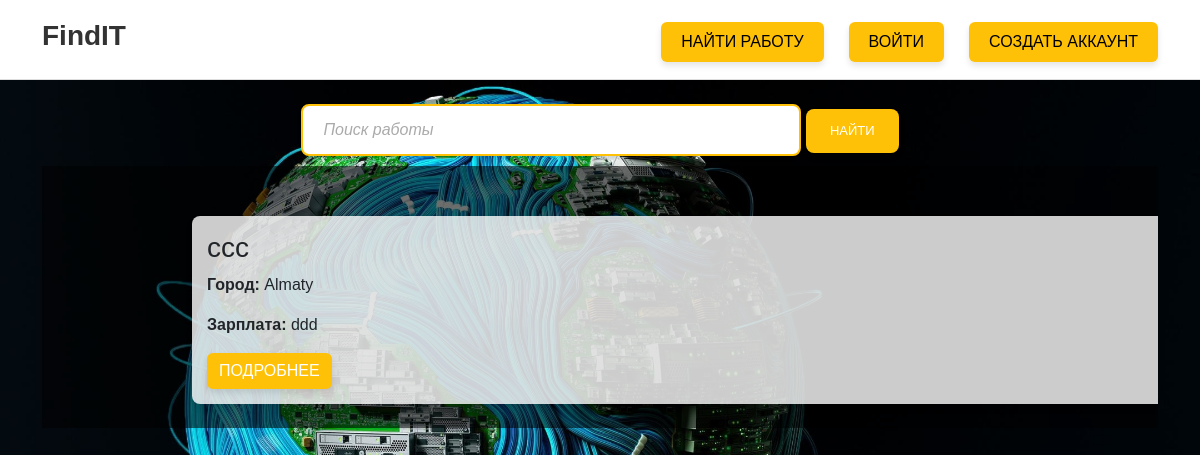
The page /job/ on the database as committed earlier.
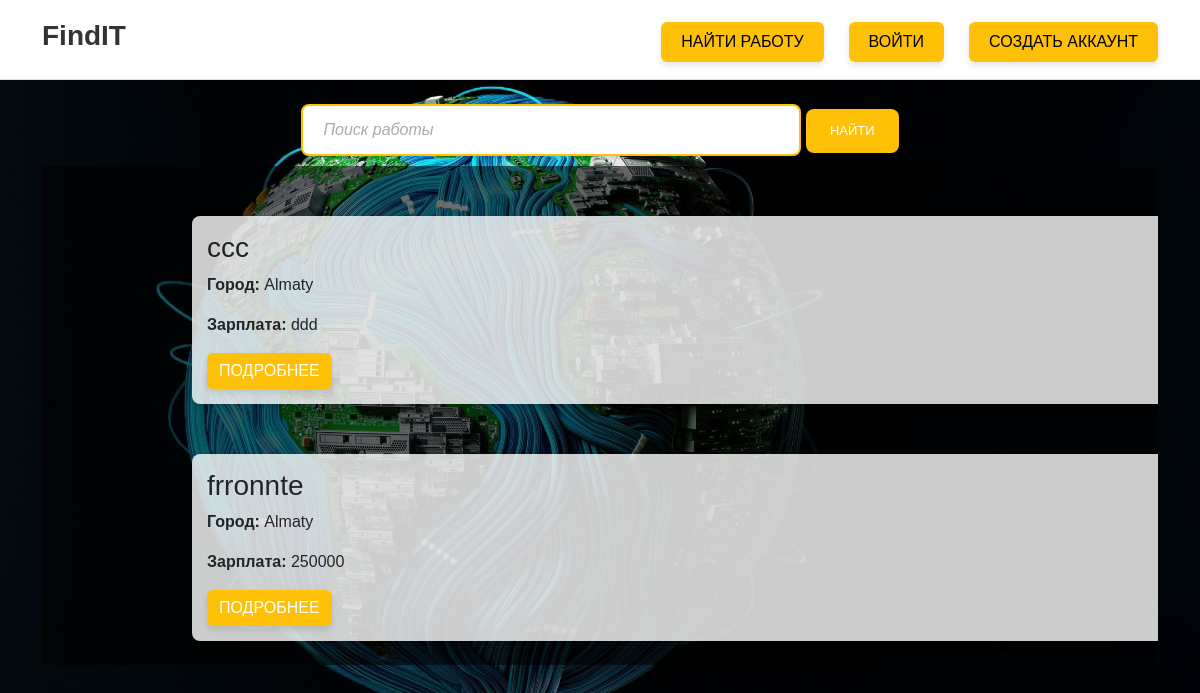
The same page on the database as committed later.
### main/models.py (models this page shows, shortened)
class Jobs(models.Model):
    CITY_CHOICES = [
        ('', 'Выберите город'),
        ('Almaty', 'Almaty'),
        ('Astana', 'Astana'),
        ('Shymkent', 'Shymkent'),
        ('Karaganda', 'Karaganda'),
        ('Taldykorgan', 'Taldykorgan'),
        ('Pavlodar', 'Pavlodar'),
        ('Semey', 'Semey'),
        ('Aktobe', 'Aktobe'),
        ('Ural', 'Ural'),
        ('Kokshetau', 'Kokshetau'),
        ('Petropavlovsk', 'Petropavlovsk'),
        ('Turkistan', 'Turkistan'),
        ('Aktau', 'Aktau'),
        ('Taraz', 'Taraz'),
        ('Kyzylorda', 'Kyzylorda'),
        ('Zhezkazgan', 'Zhezkazgan'),
        ('Kostanay', 'Kostanay'),
        ('Ekibastuz', 'Ekibastuz'),
        ('Balkhash', 'Balkhash'),
        ('Zalynsk', 'Zalynsk'),
        ('Esik', 'Esik'),
        ('Sergeli', 'Sergeli'),
        ('Zhanaozen', 'Zhanaozen'),
        ('Kandagat', 'Kandagat'),
        ('Shalkar', 'Shalkar'),
        ('Koktal', 'Koktal'),
        ('Yassy', 'Yassy'),
        ('Khromtau', 'Khromtau'),
        ('Nurin', 'Nurin'),
    ]
    company_name = models.CharField(max_length=255)
    company_description = models.TextField()
    company_logo = models.ImageField(upload_to='company_logos/', null=True, blank=True)
    contact_email = models.EmailField()
    contact_phone = models.CharField(max_length=20)
    title = models.CharField(max_length=255)
    task = models.TextField()
    city = models.CharField('City', max_length=100, choices=CITY_CHOICES, blank=False)
    price = models.CharField(max_length=100)
    creator = models.ForeignKey(
        settings.AUTH_USER_MODEL,
        on_delete=models.CASCADE,
        related_name='created_jobs',
        default=1
    )
    class Meta:
        verbose_name = 'Job'
        verbose_name_plural = 'Jobs'

### main/views.py (the view)
# urls.py: path('job/', views.job, name='jobs'),
def job(request):
    jobs = Jobs.objects.all()
    search_query = request.GET.get('search', '')
    if search_query:
        jobs = jobs.filter(
            Q(title__icontains=search_query) |
            Q(task__icontains=search_query) |
            Q(city__icontains=search_query)
        )
    user_role = request.user.role if request.user.is_authenticated else None
    return render(request, 'main/job_list.html', {
        'title': 'Работа',
        'jobs': jobs,
        'user_role': user_role,
        'search_query': search_query,
    })

### main/templates/main/job_list.html (shortened to what this page needs)
<!DOCTYPE html>
<html lang="ru">
<head>
    {% load static %}
    <link rel="stylesheet" href="https://cdn.jsdelivr.net/npm/bootstrap@5.3.3/dist/css/bootstrap.min.css">
    <link rel="stylesheet" href="{% static 'main/css/job_list.css' %}">
</head>
<body>
    <header class="header">
        <div class="container">
            <div class="header-logo">
                <a href="{% url 'index' %}">FindIT</a>
            </div>
            <div class="header-menu">
                <ul class="menu">
                    {% if user.is_authenticated %}
                        {% if user.role == 'worker' %}
                            <li>
                                <a href="{% url 'worker_profile' user.id %}" class="custom-btn">
                                    Профиль
                                </a>
                            </li>
                        {% endif %}
                        <li>
                            <a href="{% url 'worker_chats' %}" class="custom-btnn">Чаты</a>
                        </li>
                        <li>
                            <a href="{% url 'logout' %}" class="custom-btnn">Выйти</a>
                        </li>
                    {% else %}
                        <li>
                            <a href="{% url 'jobs' %}" class="custom-btn">Найти работу</a>
                        </li>
                        <li>
                            <a href="{% url 'login' %}" class="custom-btn">Войти</a>
                        </li>
                        <li>
                            <a href="{% url 'signup' %}" class="custom-btn">Создать аккаунт</a>
                        </li>
                    {% endif %}
                </ul>
            </div>
        </div>
    </header>
    <main class="main-content">
        <div class="container mt-4">
            <div class="search-section">
                <form method="get" action="{% url 'jobs' %}">
                    <input type="text" name="search" class="search-input" placeholder="Поиск работы" value="{{ search_query }}">
                    <button type="submit" class="custom-btn">Найти</button>
                </form>
            </div>
            <div class="jobs-list">
                {% if jobs %}
                    {% for el in jobs %}
                        <div class="job-card mb-4">
                            <h3>{{ el.title }}</h3>
                            <p><strong>Город:</strong> {{ el.city }}</p>
                            <p><strong>Зарплата:</strong> {{ el.price }}</p>
                            <button type="button" class="btn btn-info" data-bs-toggle="modal" data-bs-target="#jobModal{{ forloop.counter }}">
                                Подробнее
                            </button>
                        </div>
                    {% endfor %}
                {% else %}
                    <p class="text-center">Вакансий не найдено.</p>
                {% endif %}
            </div>
        </div>
    </main>
</body>
</html>

### main/static/main/css/job_list.css (style rules this page uses)
body { font-family: 'Arial', sans-serif; background-color: #f8f9fa; margin: 0; padding: 0; background: url("/static/main/img/земля.jpg"); background-size: cover; background-position: right bottom; background-repeat: no-repeat; min-height: 100vh; display: flex; flex-direction: column; }
.header { background-color: white; padding: 15px 0; border-bottom: 1px solid #ddd; justify-content: space-between; align-items: center; height: 80px; }
.header-logo a { text-decoration: none; font-size: 28px; font-weight: bold; color: #333; }
.header-menu .menu { list-style: none; display: flex; gap: 25px; margin: 0; padding: 0; justify-content: flex-end; }
.header-menu .menu li { display: inline-block; }
.header-menu .menu li a { text-decoration: none; font-size: 16px; color: black; padding: 8px 20px; border-radius: 6px; transition: all 0.3s ease; display: block; margin-top: -35px; }
.main-content { flex: 1; padding: 60px 0; }
.job-card .btn-info { background-color: #fec107; color: white; border: none; text-transform: uppercase; transition: background-color 0.3s ease, transform 0.2s ease; box-shadow: 0 4px 6px rgba(0, 0, 0, 0.1); }
.job-card { background-color: rgba(255, 255, 255, 0.8); box-shadow: 0 4px 6px rgba(0, 0, 0, 0.1); border-radius: 8px; padding: 15px; transition: transform 0.3s ease, box-shadow 0.3s ease; overflow: auto; max-height: 400px; width: 1000px; margin-left: 150px; margin-top: 50px; }
.jobs-list { margin-top: 10px; background-color: rgba(0, 0, 0, 0.56); overflow-x: hidden; overflow-y: auto; max-height: 70vh; }
.custom-btn { padding: 12px 24px; background-color: #fec107; color: white; border: none; border-radius: 8px; font-size: 13px; cursor: pointer; text-transform: uppercase; transition: background-color 0.3s ease, transform 0.2s ease; box-shadow: 0 4px 6px rgba(0, 0, 0, 0.1); display: inline-block; }
.search-section { display: flex; justify-content: center; align-items: center; gap: 10px; margin-top: -60px; }
.search-input { width: 500px; padding: 12px 20px; font-size: 16px; border: 2px solid #ffc107; border-radius: 8px; transition: border-color 0.3s ease, box-shadow 0.3s ease; color: #333; box-shadow: 0 2px 4px rgba(0, 0, 0, 0.1); }
.search-input::placeholder { color: #aaa; font-style: italic; }

Rows that differ between the two databases and show on the page:
added Jobs: title "frronnte", city "Almaty", price "250000"
